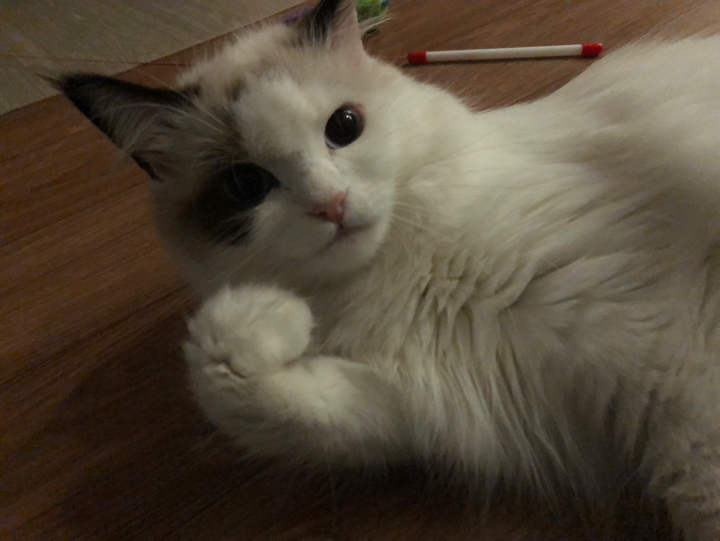
#> input picture OpenCV 02일차/실습/img/img3.jpg, 1440 x 1081 px (shown at 1/2 size)
$ python opencv_31.py
#> lines starting #> are read from the running program, lines starting #| are printed output that depends on the picture
# OpenCV 이미지 확대 축소 크기조절
import cv2

img_src = cv2.imread('img/img3.jpg', cv2.IMREAD_COLOR)
#> img_src is the input picture: shape (1081, 1440, 3); mean B, G, R 57.9, 73.7, 84.8
img_src = cv2.resize(img_src, dsize=(500, 500), interpolation=cv2.INTER_AREA)
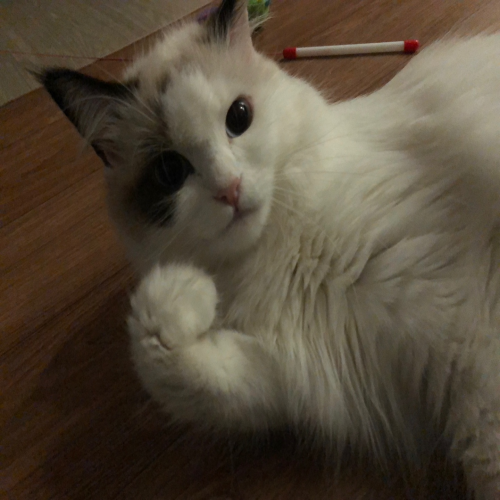
#> img_src: shape (500, 500, 3); mean B, G, R 57.9, 73.7, 84.8
height, width = img_src.shape[:2]
#> height = 500; width = 500

# 확대
img_UP = cv2.pyrUp(img_src, dstsize=(width * 2, height * 2), borderType=cv2.BORDER_DEFAULT)

# 축소
img_DOWN = cv2.pyrDown(img_src)

# 크기조절 1
img_resize1 = cv2.resize(img_src, dsize=(int(width * 0.7), int(height * 0.7)), interpolation=cv2.INTER_LINEAR)

# 크기조절 2
img_resize2 = cv2.resize(img_src, None, fx=0.7, fy=0.7, interpolation=cv2.INTER_LINEAR)

cv2.imshow('img_UP', img_UP)
cv2.imshow('img_DOWN', img_DOWN)
cv2.imshow('img_resize1', img_resize1)
cv2.imshow('img_resize2', img_resize2)

cv2.waitKey(0)
cv2.destroyAllWindows()

$ run again, with OpenCV 02일차/실습/img/img1.jpg copied over OpenCV 02일차/실습/img/img3.jpg
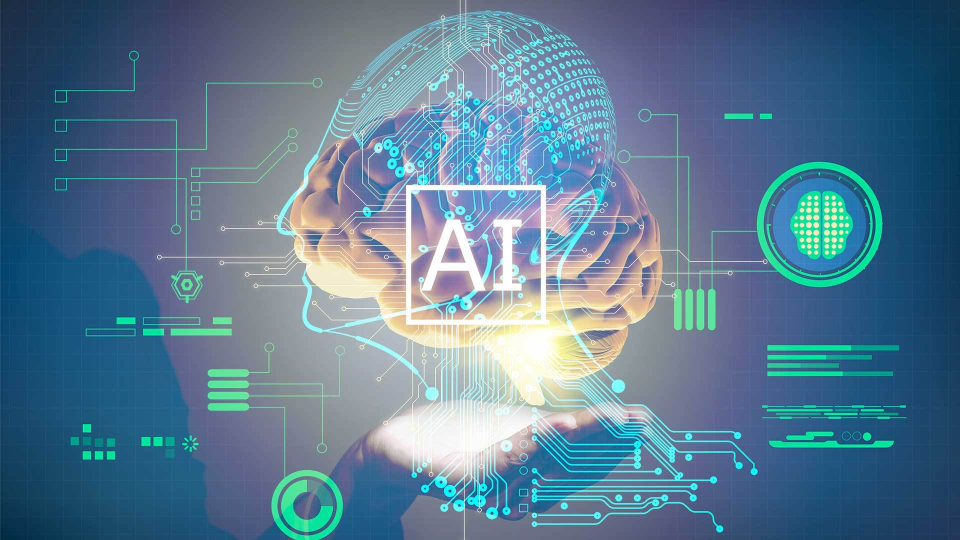
#> input picture OpenCV 02일차/실습/img/img1.jpg, 1920 x 1080 px (shown at 1/2 size)
#> img_src is the input picture: shape (1080, 1920, 3); mean B, G, R 145.7, 122.6, 90.4
#> img_src: shape (500, 500, 3)
#> `img_DOWN = cv2.pyrDown(img_src)`:
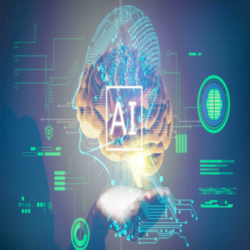
#> img_DOWN: shape (250, 250, 3); mean B, G, R 145.7, 122.6, 90.4
#> `img_resize1 = cv2.resize(img_src, dsize=(int(width * 0.7), int(height ..`:
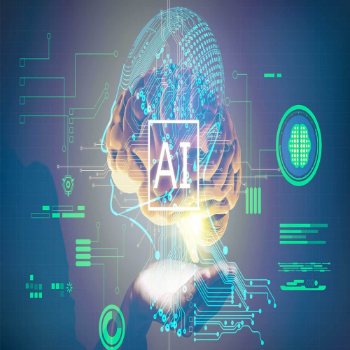
#> img_resize1: shape (350, 350, 3); mean B, G, R 145.6, 122.5, 90.3

$ run again, with OpenCV 02일차/실습/img/img10.jpg copied over OpenCV 02일차/실습/img/img3.jpg
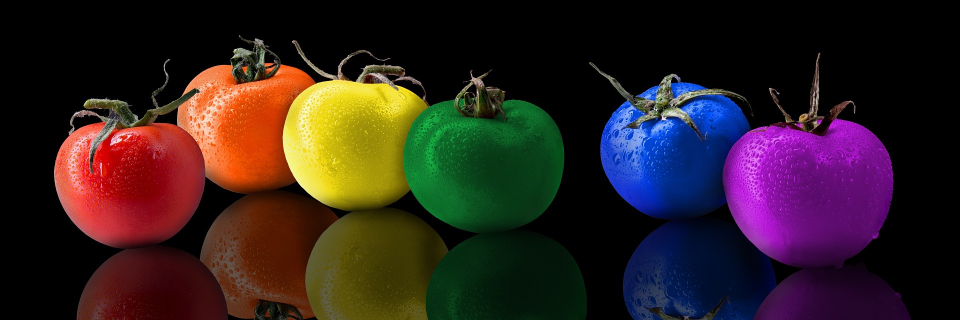
#> input picture OpenCV 02일차/실습/img/img10.jpg, 1920 x 640 px (shown at 1/2 size)
#> img_src is the input picture: shape (640, 1920, 3); mean B, G, R 31.7, 32.7, 48.2
#> `img_src = cv2.resize(img_src, dsize=(500, 500), interpolation=cv2.INTE..`:
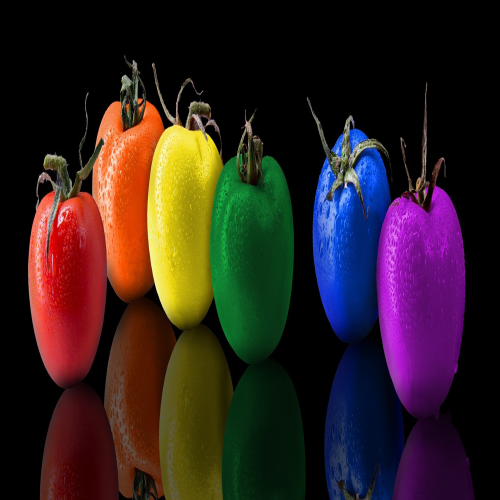
#> img_src: shape (500, 500, 3); mean B, G, R 31.7, 32.7, 48.2
#> `img_DOWN = cv2.pyrDown(img_src)`:
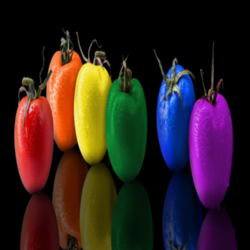
#> img_DOWN: shape (250, 250, 3); mean B, G, R 31.6, 32.7, 48.2

$ run again, with OpenCV 02일차/실습/img/img11.jpg copied over OpenCV 02일차/실습/img/img3.jpg
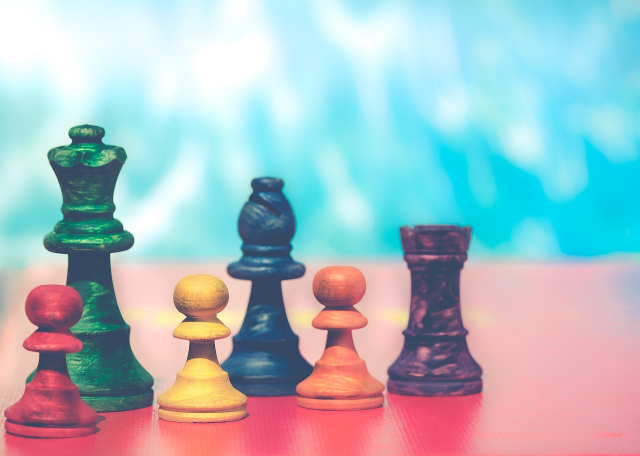
#> input picture OpenCV 02일차/실습/img/img11.jpg, 1280 x 912 px (shown at 1/2 size)
#> img_src is the input picture: shape (912, 1280, 3); mean B, G, R 194.7, 188, 168.8
#> `img_src = cv2.resize(img_src, dsize=(500, 500), interpolation=cv2.INTE..`:
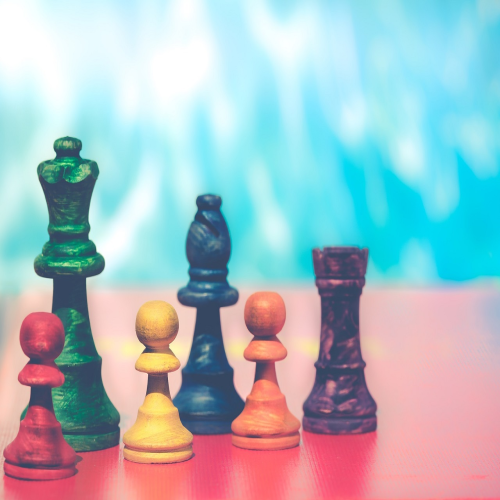
#> img_src: shape (500, 500, 3); mean B, G, R 194.7, 188, 168.8
#> `img_DOWN = cv2.pyrDown(img_src)`:
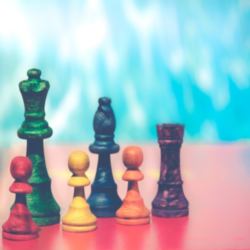
#> img_DOWN: shape (250, 250, 3); mean B, G, R 194.8, 188.2, 168.8
